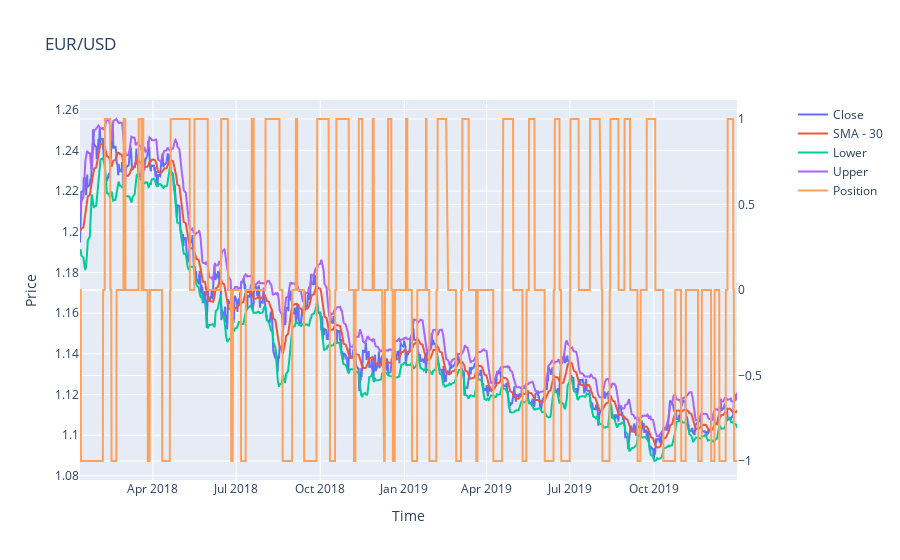

The notebook cell saved with this chart:
### Markdown cell above
IMPROVE

### Code cell
fig = make_subplots(specs=[[{"secondary_y": True}]])

fig.add_trace(go.Scatter(x=data.index, y=data.Close, name='Close'))
fig.add_trace(go.Scatter(x=data.index, y=data.SMA, name=f'SMA - {SMA}'))
fig.add_trace(go.Scatter(x=data.index, y=data.Lower, name='Lower'))
fig.add_trace(go.Scatter(x=data.index, y=data.Upper, name='Upper'))
fig.add_trace(go.Scatter(x=data.index, y=data.position, name='Position'), secondary_y=True)

fig.update_layout(title='EUR/USD', xaxis_title='Time', yaxis_title='Price')

fig.show()

### Figure 1 — Plotly figure (JSON) as saved in the notebook; plotly's stock layout.template omitted (floating-point values rounded to 4 significant figures; data arrays with more than 128 entries replaced by an {"elided": "..."} marker saying what was removed)
{"data": [{"name": "Close", "type": "scatter", "x": {"elided": "2041 str values"}, "y": {"elided": "2041 float values"}}, {"name": "SMA - 30", "type": "scatter", "x": {"elided": "2041 str values"}, "y": {"elided": "2041 float values"}}, {"name": "Lower", "type": "scatter", "x": {"elided": "2041 str values"}, "y": {"elided": "2041 float values"}}, {"name": "Upper", "type": "scatter", "x": {"elided": "2041 str values"}, "y": {"elided": "2041 float values"}}, {"name": "Position", "type": "scatter", "x": {"elided": "2041 str values"}, "xaxis": "x", "y": {"elided": "2041 int values"}, "yaxis": "y2"}], "layout": {"title": {"text": "EUR/USD"}, "xaxis": {"anchor": "y", "domain": [0, 0.94], "title": {"text": "Time"}}, "yaxis": {"anchor": "x", "domain": [0, 1], "title": {"text": "Price"}}, "yaxis2": {"anchor": "x", "overlaying": "y", "side": "right"}}}
